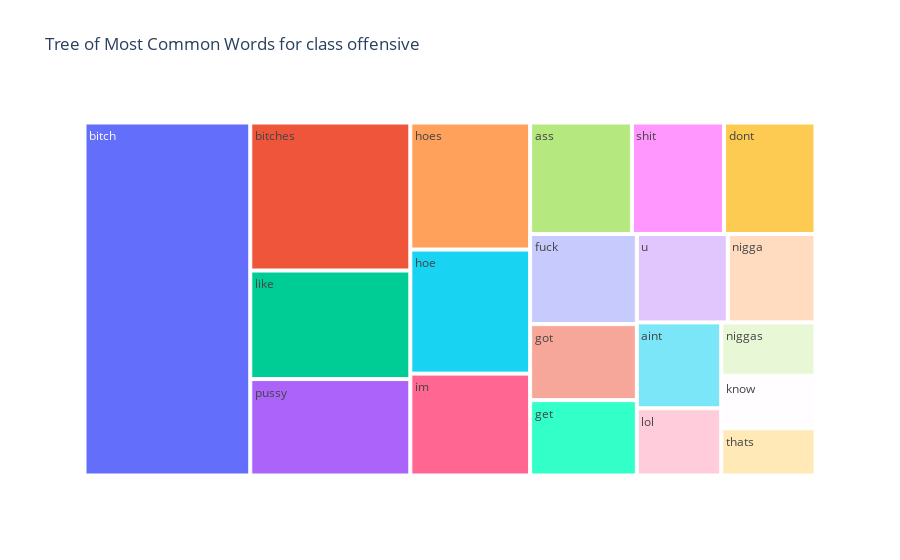

The cell this chart's notebook holds for it:
### Code cell
fig = px.treemap(temp_offensive, path=['Common_words'], values='count',title='Tree of Most Common Words for class offensive')
fig.show()

### Figure 1 — Plotly figure (JSON) as saved in the notebook; plotly's stock layout.template omitted (floating-point values rounded to 4 significant figures)
{"data": [{"branchvalues": "total", "domain": {"x": [0, 1], "y": [0, 1]}, "hovertemplate": "labels=%{label}<br>count=%{value}<br>parent=%{parent}<br>id=%{id}<extra></extra>", "ids": ["aint", "ass", "bitch", "bitches", "dont", "fuck", "get", "got", "hoe", "hoes", "im", "know", "like", "lol", "nigga", "niggas", "pussy", "shit", "thats", "u"], "labels": ["aint", "ass", "bitch", "bitches", "dont", "fuck", "get", "got", "hoe", "hoes", "im", "know", "like", "lol", "nigga", "niggas", "pussy", "shit", "thats", "u"], "name": "", "parents": ["", "", "", "", "", "", "", "", "", "", "", "", "", "", "", "", "", "", "", ""], "type": "treemap", "values": [101, 158, 815, 330, 142, 134, 112, 113, 207, 212, 170, 69, 242, 79, 108, 70, 215, 143, 62, 112]}], "layout": {"legend": {"tracegroupgap": 0}, "title": {"text": "Tree of Most Common Words for class offensive"}}}
